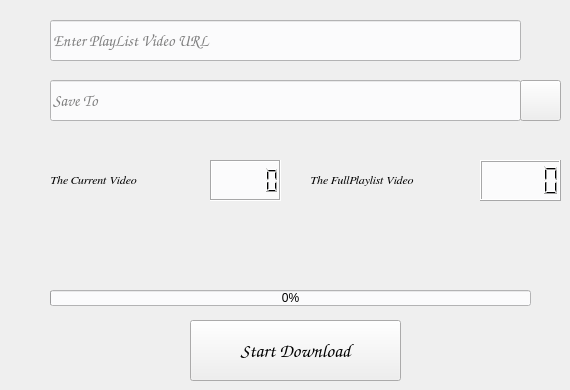
      <widget class="QWidget" name="tab_4">
       <attribute name="title">
        <string>Full Playlist</string>
       </attribute>
       <widget class="QLineEdit" name="Save_Playlist">
        <property name="geometry">
         <rect>
          <x>50</x>
          <y>80</y>
          <width>471</width>
          <height>41</height>
         </rect>
        </property>
        <property name="font">
         <font>
          <family>Comic Sans MS</family>
          <pointsize>12</pointsize>
          <italic>true</italic>
         </font>
        </property>
        <property name="styleSheet">
         <string notr="true">color: rgb(0, 0, 0);
background-color: rgb(251, 251, 252);
alternate-background-color: rgb(211, 215, 207);
border-color: rgb(46, 52, 54);</string>
        </property>
        <property name="placeholderText">
         <string>Save To</string>
        </property>
       </widget>
       <widget class="QLineEdit" name="Playlist_URL">
        <property name="geometry">
         <rect>
          <x>50</x>
          <y>20</y>
          <width>471</width>
          <height>41</height>
         </rect>
        </property>
        <property name="font">
         <font>
          <family>Comic Sans MS</family>
          <pointsize>12</pointsize>
          <italic>true</italic>
         </font>
        </property>
        <property name="styleSheet">
         <string notr="true">color: rgb(0, 0, 0);
background-color: rgb(251, 251, 252);
alternate-background-color: rgb(211, 215, 207);
border-color: rgb(46, 52, 54);</string>
        </property>
        <property name="placeholderText">
         <string>Enter PlayList Video URL</string>
        </property>
       </widget>
       <widget class="QPushButton" name="SavePlaylistButton">
        <property name="geometry">
         <rect>
          <x>520</x>
          <y>80</y>
          <width>41</width>
          <height>41</height>
         </rect>
        </property>
        <property name="styleSheet">
         <string notr="true">background-color:rgb(239, 238, 238);
alternate-background-color: rgb(85, 87, 83);</string>
        </property>
        <property name="text">
         <string/>
        </property>
        <property name="icon">
         <iconset resource="../../PycharmProjects/projects/SnapMultiMedia/photo.qrc">
          <normaloff>:/image/search.png</normaloff>:/image/search.png</iconset>
        </property>
        <property name="iconSize">
         <size>
          <width>40</width>
          <height>40</height>
         </size>
        </property>
       </widget>
       <widget class="QProgressBar" name="progressBar_3">
        <property name="geometry">
         <rect>
          <x>50</x>
          <y>290</y>
          <width>481</width>
          <height>16</height>
         </rect>
        </property>
        <property name="styleSheet">
         <string notr="true">background-color: rgb(251, 251, 252);
font: italic 11pt &quot;Comic Sans MS&quot;;</string>
        </property>
        <property name="value">
         <number>0</number>
        </property>
       </widget>
       <widget class="QLabel" name="label_3">
        <property name="geometry">
         <rect>
          <x>50</x>
          <y>160</y>
          <width>161</width>
          <height>41</height>
         </rect>
        </property>
        <property name="font">
         <font>
          <family>FreeSerif</family>
          <italic>true</italic>
         </font>
        </property>
        <property name="text">
         <string>The Current Video</string>
        </property>
       </widget>
       <widget class="QLCDNumber" name="lcdNumber">
        <property name="geometry">
         <rect>
          <x>210</x>
          <y>160</y>
          <width>71</width>
          <height>41</height>
         </rect>
        </property>
        <property name="styleSheet">
         <string notr="true">background-color: rgb(251, 251, 252);
alternate-background-color: rgb(249, 249, 249);</string>
        </property>
        <property name="frameShadow">
         <enum>QFrame::Sunken</enum>
        </property>
        <property name="lineWidth">
         <number>1</number>
        </property>
        <property name="smallDecimalPoint">
         <bool>false</bool>
        </property>
       </widget>
       <widget class="QLabel" name="label_4">
        <property name="geometry">
         <rect>
          <x>310</x>
          <y>160</y>
          <width>171</width>
          <height>41</height>
         </rect>
        </property>
        <property name="font">
         <font>
          <family>FreeSerif</family>
          <italic>true</italic>
         </font>
        </property>
        <property name="text">
         <string>The FullPlaylist Video</string>
        </property>
       </widget>
       <widget class="QLCDNumber" name="lcdNumber_2">
        <property name="geometry">
         <rect>
          <x>480</x>
          <y>160</y>
          <width>81</width>
          <height>41</height>
         </rect>
        </property>
        <property name="styleSheet">
         <string notr="true">background-color: rgb(251, 251, 252);
alternate-background-color: rgb(249, 249, 249);</string>
        </property>
       </widget>
       <widget class="QPushButton" name="DownloadPlaylistButton">
        <property name="geometry">
         <rect>
          <x>190</x>
          <y>320</y>
          <width>211</width>
          <height>61</height>
         </rect>
        </property>
        <property name="font">
         <font>
          <family>Comic Sans MS</family>
          <pointsize>14</pointsize>
          <italic>true</italic>
         </font>
        </property>
        <property name="styleSheet">
         <string notr="true">background-color:rgb(239, 238, 238);
alternate-background-color: rgb(85, 87, 83);</string>
        </property>
        <property name="text">
         <string>Start Download</string>
        </property>
       </widget>
       <widget class="QLabel" name="labeltime">
        <property name="geometry">
         <rect>
          <x>50</x>
          <y>240</y>
          <width>211</width>
          <height>31</height>
         </rect>
        </property>
        <property name="font">
         <font>
          <family>FreeSerif</family>
          <italic>true</italic>
         </font>
        </property>
        <property name="text">
         <string/>
        </property>
       </widget>
      </widget>
